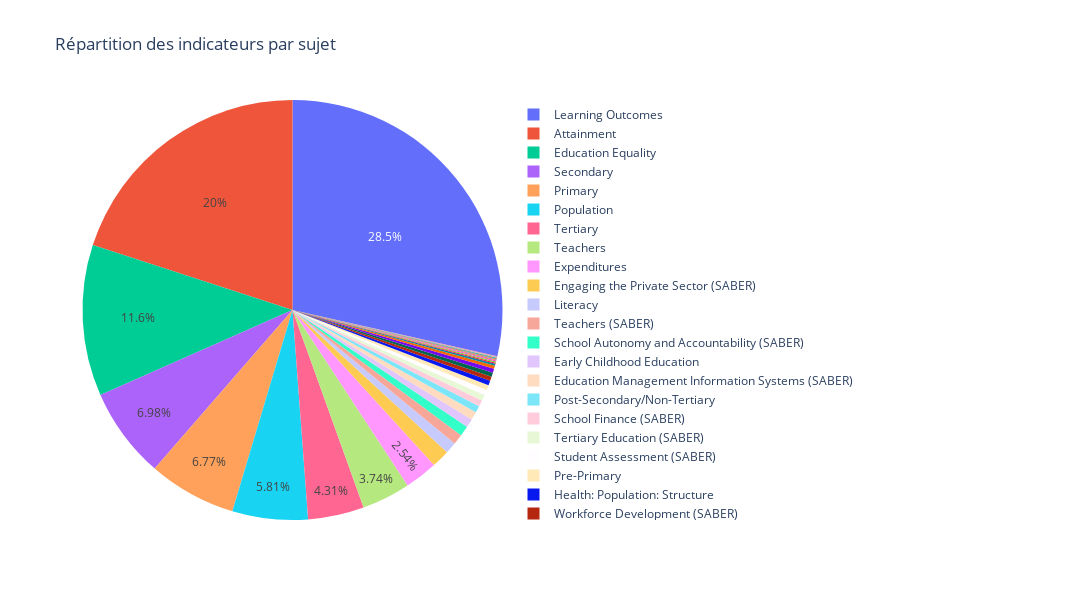

Write notebook code for a chart like this one.
### Markdown cell above
Nous avons donc 3665 indicateurs différents répartis entre 37 sujets différents et qui proviennent de 31 sources différents.

Voyons la répartition de ces indicateurs par sujet et par source:

### Code cell
df_indicateurs_by_topic = df_indicateurs.assign(nb_topic=1).groupby("Topic").agg({"nb_topic": "sum"}).sort_values(by="nb_topic", ascending=False).reset_index()

fig = px.pie(df_indicateurs_by_topic, values='nb_topic', names='Topic', title='Répartition des indicateurs par sujet', height=600, width=1100)
fig.update_traces(textposition='inside')
fig.update_layout(uniformtext_minsize=12, uniformtext_mode='hide')
fig.show()

### Figure 1 — Plotly figure (JSON) as saved in the notebook; plotly's stock layout.template omitted (floating-point values rounded to 4 significant figures)
{"data": [{"domain": {"x": [0, 1], "y": [0, 1]}, "hovertemplate": "Topic=%{label}<br>nb_topic=%{value}<extra></extra>", "labels": ["Learning Outcomes", "Attainment", "Education Equality", "Secondary", "Primary", "Population", "Tertiary", "Teachers", "Expenditures", "Engaging the Private Sector (SABER)", "Literacy", "Teachers (SABER)", "School Autonomy and Accountability (SABER)", "Early Childhood Education", "Education Management Information Systems (SABER)", "Post-Secondary/Non-Tertiary", "School Finance (SABER)", "Tertiary Education (SABER)", "Student Assessment (SABER)", "Pre-Primary", "Health: Population: Structure", "Workforce Development (SABER)", "Early Child Development (SABER)", "Social Protection & Labor: Labor force structure", "School Health and School Feeding (SABER)", "Economic Policy & Debt: Purchasing power parity", "Social Protection & Labor: Unemployment", "Economic Policy & Debt: National accounts: US$ at current prices: Aggregate indicators", "Laber", "Background", "Infrastructure: Communications", "Economic Policy & Debt: National accounts: US$ at constant 2010 prices: Aggregate indicators", "EMIS", "Health: Risk factors", "Health: Population: Dynamics", "Health: Mortality", "Economic Policy & Debt: National accounts: Atlas GNI & GNI per capita"], "legendgroup": "", "name": "", "showlegend": true, "textposition": "inside", "type": "pie", "values": [1046, 733, 426, 256, 248, 213, 158, 137, 93, 51, 32, 29, 29, 24, 23, 19, 18, 17, 15, 14, 13, 12, 12, 11, 9, 6, 3, 3, 3, 2, 2, 2, 2, 1, 1, 1, 1]}], "layout": {"height": 600, "legend": {"tracegroupgap": 0}, "title": {"text": "Répartition des indicateurs par sujet"}, "uniformtext": {"minsize": 12, "mode": "hide"}, "width": 1100}}
